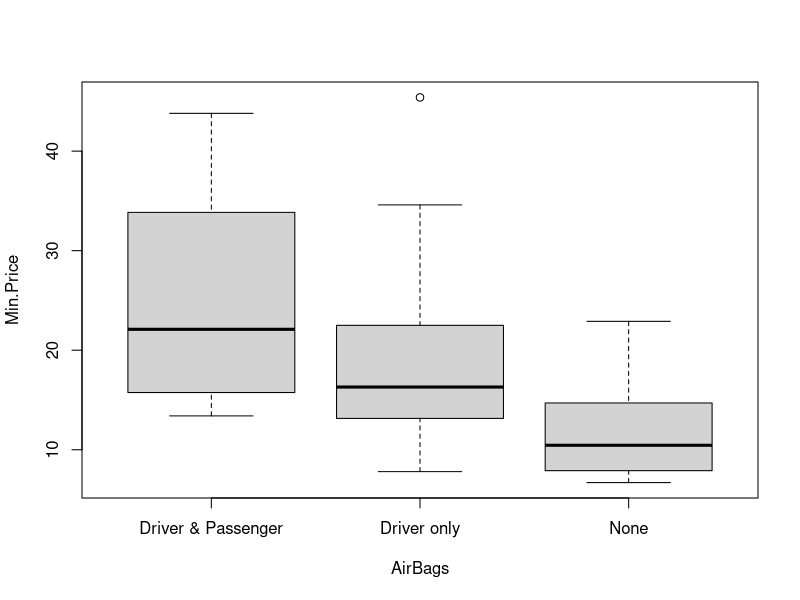

Write the R code that produced this figure.
# Title     : TODO
# Objective : TODO
# Created by: justk
# Created on: 2021-04-20

library(MASS)
print(Cars93)
boxplot(Min.Price~AirBags, data=Cars93)